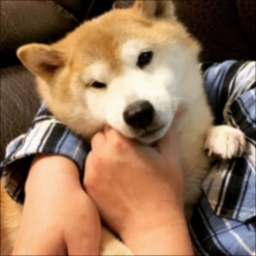
#> input picture filtered_image_11x11.jpg, 256 x 256 px, shrunk from 640 x 640 before the run, given in place of dog.jpg, which was not available
$ python gaussian.py
#> lines starting #> are read from the running program, lines starting #| are printed output that depends on the picture; pictures that were not available may be replaced by others from this repository, and a replacement may not be noted
import cv2
import numpy as np
from skimage.metrics import peak_signal_noise_ratio

image_path = "dog.jpg"
original_image = cv2.imread(image_path)
#> original_image is the input picture: shape (256, 256, 3); mean B, G, R 87.7, 114.6, 146.6
# Function to apply Gaussian filter and compute PSNR
def apply_gaussian_filter_and_psnr(image, filter_size):
    # Create Gaussian filter
    gaussian_filter = cv2.getGaussianKernel(filter_size, 0)
    gaussian_filter = gaussian_filter * gaussian_filter.T

    # Apply filter to each channel
    filtered_image = np.zeros_like(image)
    for i in range(3):
        padded_channel = np.pad(image[:, :, i], ((filter_size // 2, filter_size // 2), (filter_size // 2, filter_size // 2)), mode='constant')
        # Apply convolution
        filtered_channel = convolution(padded_channel, gaussian_filter)
        # Trim the result to the original image size
        filtered_image[:, :, i] = filtered_channel[:image.shape[0], :image.shape[1]]

    # Compute PSNR
    psnr = peak_signal_noise_ratio(image, filtered_image)
    return filtered_image, psnr
def convolution(image_channel, kernel):
    m, n = kernel.shape  # Get the dimensions of the kernel
    y, x = image_channel.shape   # Get the dimensions of the input image channel
    # Calculate the output dimensions after convolution
    y = y - m + 1
    x = x - n + 1
    # Initialize an array to store the result of the convolution
    result = np.zeros((y, x))
     # Iterate over the input image channel
    for i in range(y):
        for j in range(x):
            result[i][j] = np.sum(image_channel[i:i+m, j:j+n] * kernel[:image_channel[i:i+m, j:j+n].shape[0], :image_channel[i:i+m, j:j+n].shape[1]])

    return result
# Sizes of Gaussian filters
filter_sizes = [3, 7, 11]
# Apply filters and compute PSNR
for size in filter_sizes:
    filtered_image, psnr = apply_gaussian_filter_and_psnr(original_image, size)
    # Save the filtered image
    cv2.imwrite(f"filtered_image_{size}x{size}.jpg", filtered_image)
    # Print PSNR
    print(f"PSNR for {size}x{size} filter: {psnr:.4f}dB")
#> this loop made 3 passes
#> psnr on passes 1 to 3: 36.22, 29.15, 26.24
#| PSNR for 3x3 filter: 36.2165dB
#| PSNR for 7x7 filter: 29.1502dB
#| PSNR for 11x11 filter: 26.2369dB

#part b
def gaussian_filter(size, sigma):
    #Generates a Gaussian filter with the given size and sigma.
    kernel = cv2.getGaussianKernel(size, sigma)
    return np.outer(kernel, kernel)
def image_convolution(image, sigma):

    #Applies image convolution using a Gaussian kernel with the given sigma.

    filter_size = 3  # 3x3 Gaussian filter by default, you can adjust this
    kernel = gaussian_filter(filter_size, sigma)
    height, width, channels = image.shape
    k_size = len(kernel)
    k_radius = k_size // 2
    # Create an empty result image
    result = np.zeros_like(image, dtype=np.float32)
    # Perform convolution for each channel
    for c in range(channels):
        for i in range(height):
            for j in range(width):
                for m in range(k_size):
                    for n in range(k_size):
                        # Handle boundary conditions with zero-padding
                        ii = i - k_radius + m
                        jj = j - k_radius + n
                        if ii >= 0 and ii < height and jj >= 0 and jj < width:
                            result[i, j, c] += image[ii, jj, c] * kernel[m, n]

    return result.astype(np.uint8)

# Load the image
image = cv2.imread(image_path)
# Generate Gaussian filters with sigma = 1, 10, and 30
sigma_values = [1, 10, 30]
filter_size = 3  # 3x3 Gaussian filter

for sigma in sigma_values:
    # Apply convolution
    smoothed_image = image_convolution(image, sigma)
    # Compute PSNR
    psnr_value = peak_signal_noise_ratio(image, smoothed_image)

    # Display or save results
    cv2.imwrite(f'Smoothed_Image_Sigma_{sigma}.jpg', smoothed_image)
    print(f'PSNR (Sigma={sigma}): {psnr_value:.4f} dB')
#> this loop made 3 passes
#> psnr_value on passes 1 to 3: 35.47, 33.96, 33.96
#| PSNR (Sigma=1): 35.4694 dB
#| PSNR (Sigma=10): 33.9621 dB
#| PSNR (Sigma=30): 33.9620 dB

#part d

kernel = np.array([[-1, -1, -1],
                   [-1,  8, -1],
                   [-1, -1, -1]])

# Function for manual convolution with padding
def convolution_d(image_channel, kernel):
    m, n = kernel.shape
    y, x = image_channel.shape[:2]
#> y = 256; x = 256

    # Add padding to the image
    padded_image = np.pad(image_channel, ((1, 1), (1, 1)), mode='constant', constant_values=0)
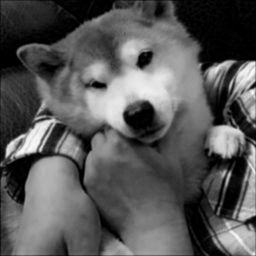
#> image_channel: shape (256, 256); min 0, max 254, mean 87.7

    result = np.zeros((y, x), dtype=np.float64)

    for i in range(y):
        for j in range(x):
            result[i][j] = np.sum(padded_image[i:i+m, j:j+n] * kernel)
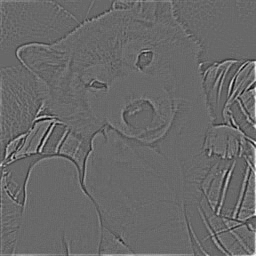
#> result: shape (256, 256) float64; min -321, max 459, mean 2.3; drawn with min black and max white

    return result

# Apply convolution to each color channel
unsharp_mask_channels = [convolution_d(image[:, :, i], kernel) for i in range(3)]
#> in convolution_d (call 2), `m, n = kernel.shape`: m = 3
#> in convolution_d (call 2), `padded_image = np.pad(image_channel, ((1, 1), (1, 1)), mode='constant'..`:
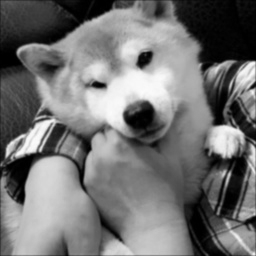
#> image_channel: shape (256, 256); min 0, max 252, mean 114.6
#> in convolution_d (call 3), `padded_image = np.pad(image_channel, ((1, 1), (1, 1)), mode='constant'..`:
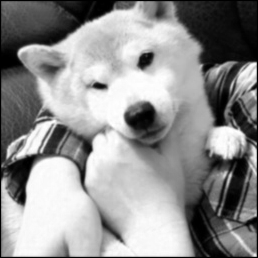
#> padded_image: shape (258, 258); min 0, max 255, mean 144.3
#> in convolution_d (call 3), `padded_image = np.pad(image_channel, ((1, 1), (1, 1)), mode='constant'..`:
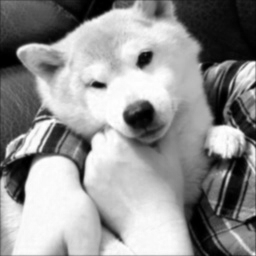
#> image_channel: shape (256, 256); min 0, max 255, mean 146.6
#> unsharp_mask_channels = 3 items
# Stack the channels to form the output image
unsharp_mask = np.stack(unsharp_mask_channels, axis=-1)
# Save Unsharp Mask result
cv2.imwrite("unsharp_mask_result.jpg", unsharp_mask)
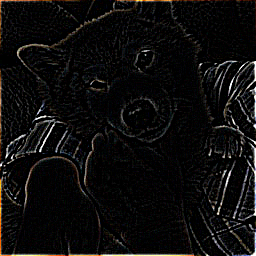
#> saved as unsharp_mask_result.jpg: shape (256, 256, 3); mean B, G, R 12.5, 13, 14
# Apply Edge Detection to each color channel
_, edges = cv2.threshold(unsharp_mask, 30, 255, cv2.THRESH_BINARY)
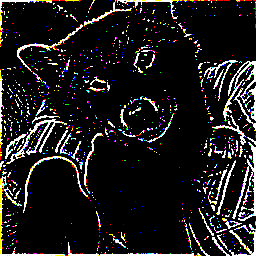
#> edges: shape (256, 256, 3) float64; mean of channels 0, 1, 2 27.3, 28.3, 29.3; drawn as B, G, R
# Save Edge Detection result
cv2.imwrite("edge_detection_result.jpg", edges)
